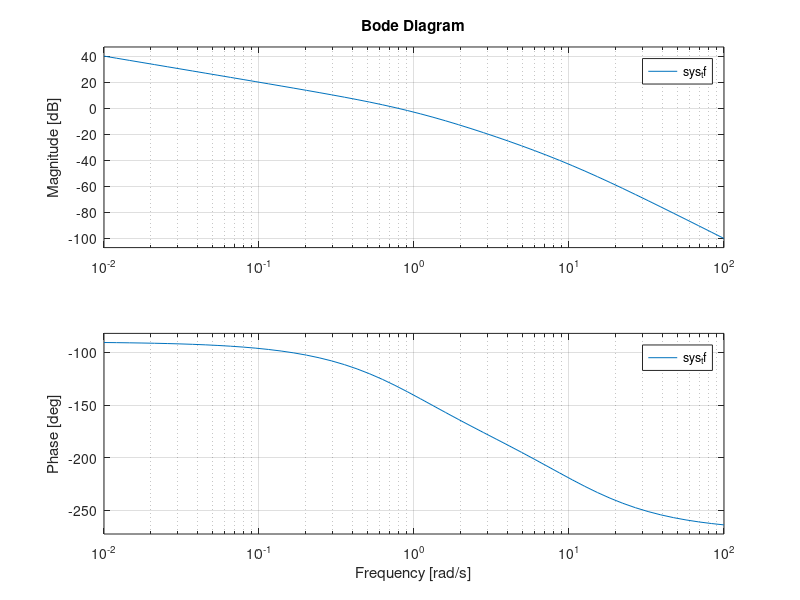

MATLAB code to generate this figure: (Note: this script raises an error after producing the figure.)
%bode plot as Grv sir is killing us just before cats
%n=[10 100];
%d=[1 7 10 0];
n=[1];
d=[0.1 1.1 1 0];
a=-2;
b=2;
w=logspace(a,b);
sys_tf=tf(n,d);
figure;
bode(sys_tf,w);
grid on;
[gm, pm, gcf ,pcf]=margin(n,d);
value=[gm, pm, gcf ,pcf];
disp(value);
gm_db = 20 * log10(gm);  % Convert gm to dB
disp(gm_db);
%CL = feedback(sys_tf,1);
%disp(CL);
%bro what is wrong with you ? why ? eee guy
%typical
gm_des=30;
gm_mag=-(gm_des-gm_db);
%20 log k= offset
k=power(10,gm_mag/20);
sys_tf=tf(k*n,d);
figure;
bode(sys_tf,w);
grid on;
[gm, pm, gcf ,pcf]=margin(k*n,d);
value=[gm, pm, gcf ,pcf];
disp(value);
gm_db = 20 * log10(gm);  % Convert gm to dB
disp(gm_db);
